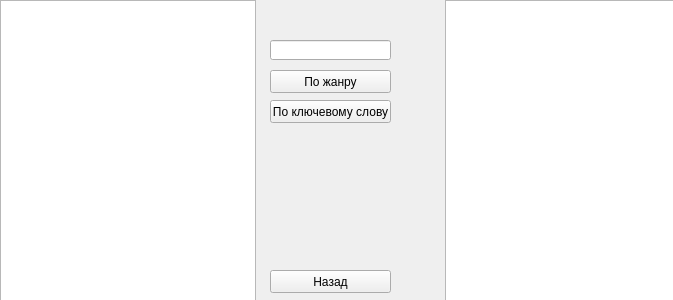
<?xml version="1.0" encoding="UTF-8"?>
<ui version="4.0">
 <class>Form</class>
 <widget class="QWidget" name="Form">
  <property name="geometry">
   <rect>
    <x>0</x>
    <y>0</y>
    <width>673</width>
    <height>300</height>
   </rect>
  </property>
  <property name="sizePolicy">
   <sizepolicy hsizetype="Fixed" vsizetype="Fixed">
    <horstretch>0</horstretch>
    <verstretch>0</verstretch>
   </sizepolicy>
  </property>
  <property name="windowTitle">
   <string>Поиск книг</string>
  </property>
  <widget class="QLineEdit" name="lineEdit">
   <property name="geometry">
    <rect>
     <x>270</x>
     <y>40</y>
     <width>121</width>
     <height>20</height>
    </rect>
   </property>
  </widget>
  <widget class="QPushButton" name="genre_search_button">
   <property name="geometry">
    <rect>
     <x>270</x>
     <y>70</y>
     <width>121</width>
     <height>23</height>
    </rect>
   </property>
   <property name="text">
    <string>По жанру</string>
   </property>
  </widget>
  <widget class="QPushButton" name="keyword_search_button">
   <property name="geometry">
    <rect>
     <x>270</x>
     <y>100</y>
     <width>121</width>
     <height>23</height>
    </rect>
   </property>
   <property name="text">
    <string>По ключевому слову</string>
   </property>
  </widget>
  <widget class="QTextBrowser" name="textBrowser">
   <property name="geometry">
    <rect>
     <x>445</x>
     <y>0</y>
     <width>231</width>
     <height>301</height>
    </rect>
   </property>
  </widget>
  <widget class="QPushButton" name="back_button">
   <property name="geometry">
    <rect>
     <x>270</x>
     <y>270</y>
     <width>121</width>
     <height>23</height>
    </rect>
   </property>
   <property name="text">
    <string>Назад</string>
   </property>
  </widget>
  <widget class="QListView" name="listView">
   <property name="geometry">
    <rect>
     <x>0</x>
     <y>0</y>
     <width>256</width>
     <height>301</height>
    </rect>
   </property>
  </widget>
 </widget>
 <resources/>
 <connections/>
</ui>
